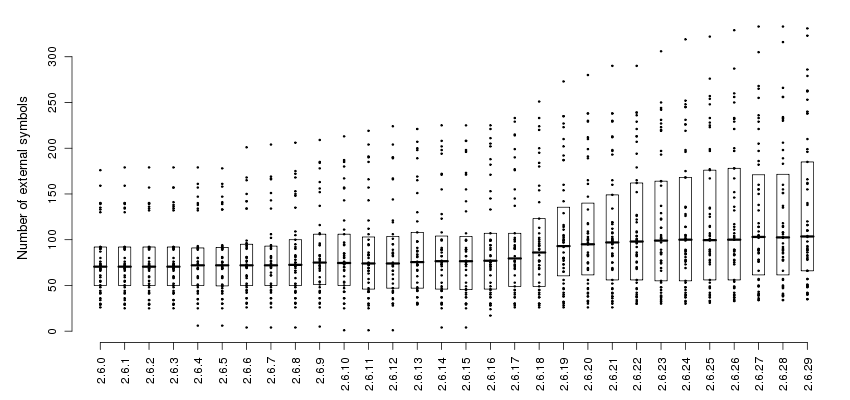

Recreate this plot in R.
d <- read.table('extsyms', head=T)
dd <- tapply(d$extsyms, d$fs, function(x) { (max(x) - min(x))/length(x) } )

my.rgb <- function(r,g,b) {
  rgb(r/255, b/255, b/255)
}


my.graph <- function(fs.group, fs.labels, oufile) {
  png(oufile, width=850, height=400, antialias='subpixel')

  par(mar=c(4,5,1,4))
  plot(d$major, d$extsyms, type='n', xlim=c(-0.5,29.5), ylim=c(-10, 350), ann=F, axes=F, xaxs='i', yaxs='i')

  for (fs in fs.group) {
    w <- floor(dd[fs]/10) + 1
    s <- d$fs == fs
    lines(d$major[s], d$extsyms[s], type='b', pch=20, lwd=2)
  }
  sel <- d$fs %in% fs.labels & d$major == 29
  cat(fs.group, fill=F)
  axis(1, at=0:29, labels=paste('2.6', 0:29, sep='.'), las=2)
  axis(2)
  axis(4, at=d$extsym[sel], labels=d$fs[sel], tick=F, las=2, line=-1)
  par(ps=10)
  title(ylab='Number of external symbols', line=3)
  dev.off()
}


#my.colors <- c(my.rgb(254,240,217), my.rgb(253,204,138), my.rgb(252,141,89), my.rgb(227,74,51), my.rgb(179,0,0), my.rgb(179,0,0), my.rgb(179,0,0))
my.colors <- c(my.rgb(254,240,217), my.rgb(254,240,217), my.rgb(253,204,138), my.rgb(252,141,89), my.rgb(227,74,51), my.rgb(179,0,0), my.rgb(179,0,0))
my.lwd <- c(1, 1, 1, 3, 5, 5, 5)

g1 <- strsplit('btrfs omfs squashfs efs freevxfs romfs adfs cramfs qnx4 befs vfat bfs msdos ramfs isofs sysv devfs coda minix intermezzo affs hpfs jbd smbfs jffs configfs debugfs hugetlbfs ncpfs ufs hfsplus udf hfs lockd ubifs', ' ')[[1]]
g2 <- strsplit('fat devpts jffs2 jfs ntfs', ' ')[[1]]
g3 <- strsplit('dlm ext3 jbd2 nfsd ext2', ' ')[[1]]
g4 <- strsplit('cifs reiserfs proc ecryptfs', ' ')[[1]]
g5 <- strsplit('kafs xfs gfs2', ' ')[[1]]
g6 <- strsplit('fuse 9p nfs ocfs2 ext4', ' ')[[1]]

my.graph(g1, c('btrfs', 'ubifs'), 'extsyms-1.png')
my.graph(g2, g2, 'extsyms-2.png')
my.graph(g3, g3, 'extsyms-3.png')
my.graph(g4, g4, 'extsyms-4.png')
my.graph(g5, g5, 'extsyms-5.png')
my.graph(g6, g6, 'extsyms-6.png')
#my.graph(rownames(sort(dd)), 'extsyms.png')

## q <- quantile(sort(dd), seq(0, 1, 0.1))
## my.graph(rownames(sort(dd[             dd < q[7]  ])), 'extsyms-1.png')
## my.graph(rownames(sort(dd[q[7]  < dd & dd < q[8]  ])), 'extsyms-2.png')
## my.graph(rownames(sort(dd[q[8]  < dd & dd < q[9]  ])), 'extsyms-3.png')
## my.graph(rownames(sort(dd[q[9]  < dd & dd < q[10] ])), 'extsyms-4.png')
## my.graph(rownames(sort(dd[q[10] < dd              ])), 'extsyms-5.png')
## my.graph(rownames(sort(dd)), 'extsyms.png')


png('extsyms.png', width=850, height=400, antialias='subpixel')
par(mar=c(4,5,1,1))
plot(d$major, d$extsyms, type='p', pch=20, cex=0.5, ann=F, axes=F)

b <- boxplot(d$extsyms ~ d$major, plot=F)
rect(0:29-0.25, b$stats[2,], 0:29+0.25, b$stats[4,], lwd=1)
segments(0:29-0.25, b$stats[3,], 0:29+0.25, b$stats[3,], lwd=3)

axis(1, at=0:29, labels=paste('2.6', 0:29, sep='.'), las=2)
axis(2)
par(ps=10)
title(ylab='Number of external symbols', line=3)

dev.off()


